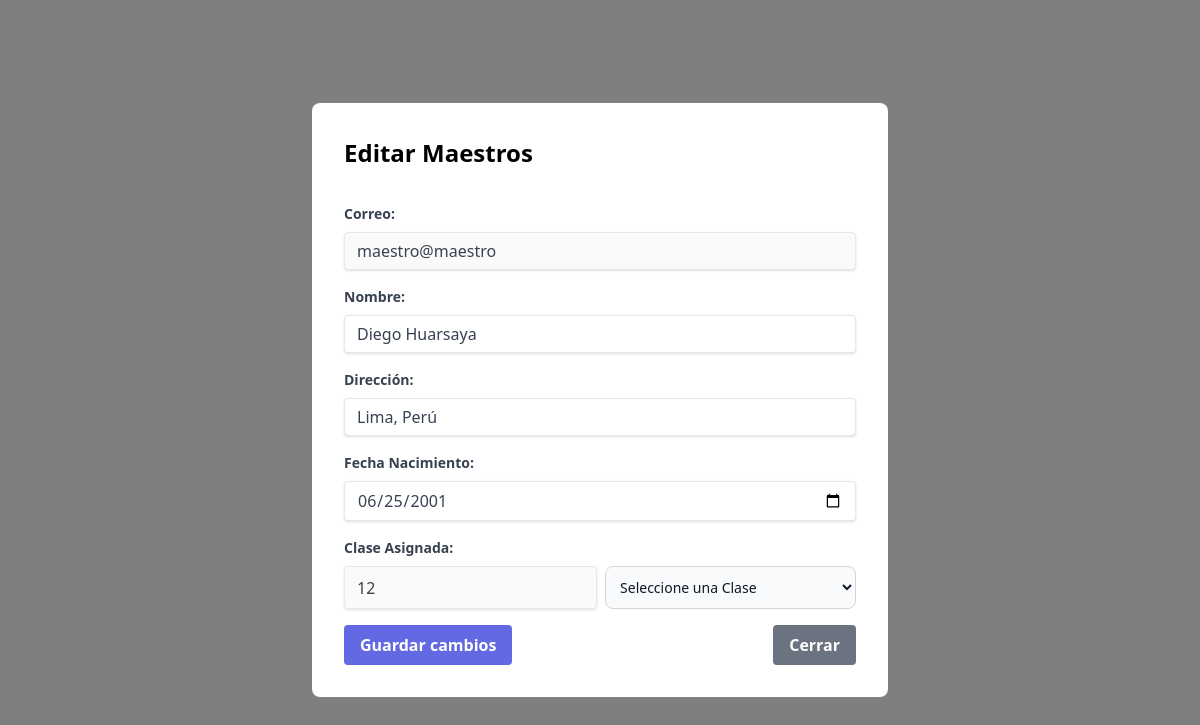
/maestros/edit?id=3 (signed in), run on the app's committed database.
### tables this page shows
CREATE TABLE `usuarios` (
  `id` int(11) NOT NULL,
  `dni` varchar(50) DEFAULT NULL,
  `nombre` varchar(150) DEFAULT NULL,
  `correo` varchar(250) DEFAULT NULL,
  `password` varchar(250) DEFAULT NULL,
  `direccion` varchar(200) DEFAULT NULL,
  `fecha_nac` date DEFAULT NULL,
  `clase_id` int(11) DEFAULT NULL,
  `rol_id` int(11) DEFAULT NULL,
  `estatus` tinyint(1) DEFAULT NULL
);

### Controllers/MaestroController.php (called while the page is built, shortened)
<?php
class MaestroController
{
    protected $model;
    public function __construct()
    {
        $this->model = new User();
    }
    public function edit($id)
    {
        $maestros = $this->model->find($id);
        include $_SERVER["DOCUMENT_ROOT"] . "../views/maestros/edit.php";
    }
}

### config/database.php (called while the page is built)
<?php
return [
    "db_host" => "localhost",
    "db_name" => "db_university",
    "db_username" => "root",
    "db_password" => ""
];

### Models/Model.php (called while the page is built, shortened)
<?php
class Model
{
    private $db;
    protected $table;
    public function __construct()
    {
        $config = include($_SERVER["DOCUMENT_ROOT"] . "/config/database.php");
        try {
            $this->db = new mysqli(
                $config["db_host"],
                $config["db_username"],
                $config["db_password"],
                $config["db_name"]
            );
        } catch (mysqli_sql_exception $e) {
            echo "Error: " . $e->getMessage();
        }
    }
    public function find($id)
    {
        $res = $this->db->query("select * from {$this->table} where id = $id");
        $data = $res->fetch_assoc();
        return $data;
    }
}
?>

### views/maestros/edit.php (the view, shortened to what this page needs)
<div class="h-screen w-full fixed left-0 top-0 flex justify-center items-center bg-black bg-opacity-50">
    <div class="fixed z-10 inset-0 overflow-y-auto">
        <div class="flex items-center justify-center min-h-screen">
            <div class="bg-white rounded-lg p-8 m-4 max-w-xl w-full show-modal">
                <h2 class="text-2xl font-bold mb-8">Editar Maestros</h2>
                <form id="editPermisos" action="/maestros/update" method="post">
                    <div class="mb-4">
                        <label class="block text-gray-700 text-sm font-bold mb-2" for="correo">Correo:</label>
                        <input type="text" id="correo" name="correo" disabled value="<?= $maestros["correo"] ?>" class="shadow appearance-none border rounded w-full py-2 px-3 text-gray-700 leading-tight focus:outline-none focus:shadow-outline" placeholder="Correo">
                    </div>
                    <div class="mb-4">
                        <label class="block text-gray-700 text-sm font-bold mb-2" for="nombre">Nombre:</label>
                        <input type="text" id="nombre" name="nombre" value="<?= $maestros["nombre"] ?>" class="shadow appearance-none border rounded w-full py-2 px-3 text-gray-700 leading-tight focus:outline-none focus:shadow-outline" placeholder="Correo">
                    </div>
                    <div class="mb-4">
                        <label class="block text-gray-700 text-sm font-bold mb-2" for="direccion">Dirección:</label>
                        <input type="text" id="direccion" name="direccion" value="<?= $maestros["direccion"] ?>" class="shadow appearance-none border rounded w-full py-2 px-3 text-gray-700 leading-tight focus:outline-none focus:shadow-outline" placeholder="Correo">
                    </div>
                    <div class="mb-4">
                        <label class="block text-gray-700 text-sm font-bold mb-2" for="fecha_nac">Fecha Nacimiento:</label>
                        <input type="date" id="fecha_nac" name="fecha_nac" value="<?= $maestros["fecha_nac"] ?>" class="shadow appearance-none border rounded w-full py-2 px-3 text-gray-700 leading-tight focus:outline-none focus:shadow-outline" placeholder="Correo">
                    </div>
                    <div class="mb-4">
                        <label class="block text-gray-700 text-sm font-bold mb-2" for="clase_id">Clase Asignada:</label>
                        <div class="flex col-span-3 sm:col-span-1">
                            <input id="clase_id" name="" disabled value="<?= $maestros["clase_id"] ?>" class="shadow appearance-none border rounded w-full py-2 px-3 text-gray-700 leading-tight focus:outline-none focus:shadow-outline mr-2" placeholder="Rol del Usuario">
                            <select id="rolesUsuarios" name="clase_id" class="bg-gray-50 border border-gray-300 text-gray-900 text-sm rounded-lg focus:ring-primary-500 focus:border-primary-500 block w-full p-2.5 dark:bg-gray-600 dark:border-gray-500 dark:placeholder-gray-400 dark:text-white dark:focus:ring-primary-500 dark:focus:border-primary-500">
                                <option value='' selected disabled>Seleccione una Clase</option>
                            </select>
                        </div>
                    </div>
                    <div class="flex items-center justify-between">
                        <button class="bg-blue-500 hover:bg-blue-700 text-white font-bold py-2 px-4 rounded focus:outline-none focus:shadow-outline" type="submit">
                            Guardar cambios
                        </button>
                        <button class="bg-gray-500 hover:bg-gray-700 text-white font-bold py-2 px-4 rounded focus:outline-none focus:shadow-outline close-modal">
                            <a href="/maestros">Cerrar</a>
                        </button>
                    </div>
                </form>
            </div>
        </div>
    </div>
</div>

### data on the page
usuarios: correo "maestro@maestro", nombre "Diego Huarsaya", direccion "Lima, Perú", fecha_nac "06/25/2001", clase "12"
